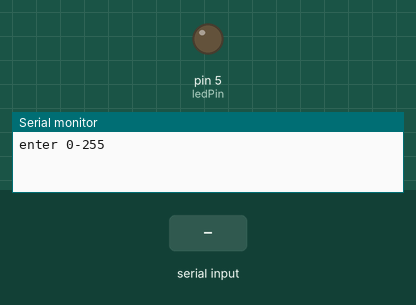
Simulated run of this sketch. Board: Arduino Uno, built with avr-gcc and run on an emulated ATmega328P. Shown: output pins drawn as LEDs (lit = HIGH), the last lines printed to the serial monitor. Inputs (shaded band) come from the test bench.

Above: at 1.2 s.
1.3 s: "90,45\n" received over Serial
At 2.1 s:
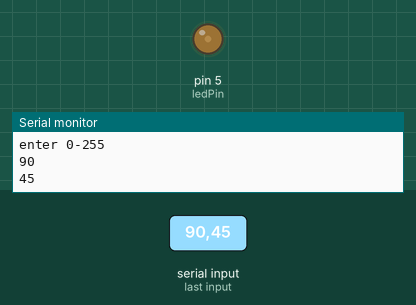
3.8 s: "30,150\n" received over Serial
At 4.1 s:
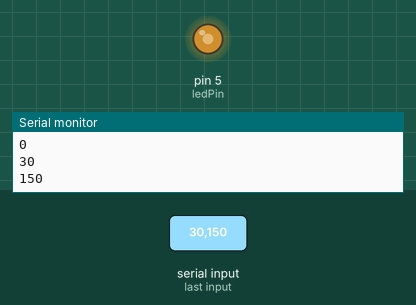
6.3 s: "200\n" received over Serial
At 7.1 s:
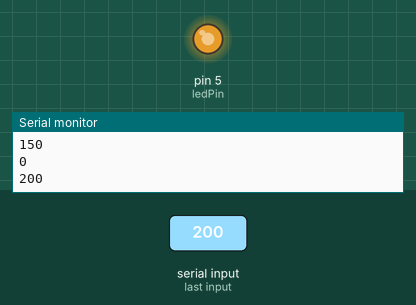
Timing chart, 0 to 9.3 s (numbered marks = the images above; inputs shaded):
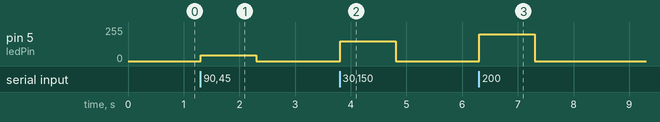

Measured:
- after the input at 1.3 s, pin 5 (ledPin): 0/255 → 45/255 at once, → 0/255 1.0 s later
- after the input at 3.8 s, pin 5 (ledPin): 0/255 → 150/255 at once, → 0/255 1.0 s later
- after the input at 6.3 s, pin 5 (ledPin): 0/255 → 200/255 at once, → 0/255 1.0 s later

The sketch:

sketch_nov06b.ino
```cpp
int ledPin=5;
String state;
double potValue;
int light;
void setup() {
  pinMode(ledPin,OUTPUT);
  Serial.begin(9600);
  Serial.println("enter 0-255");
}

void loop() {

  if (Serial.available()>0)
  {
    light=Serial.parseInt();
    Serial.println(light);
    analogWrite(ledPin,light);
  }


}
```
